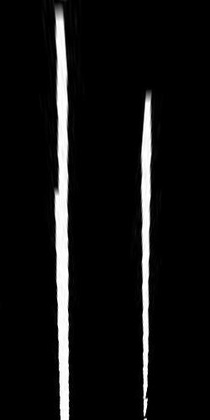
%> input picture Output/Binary BEV1.jpg, 210 x 420 px, shrunk from 250 x 500 before the run
$ octave last_step.m   (GNU Octave 9; MATLAB toolbox functions it lacks are replaced by stand-ins)
%> lines starting %> are read from the running program, lines starting %| are printed output that depends on the picture; in (x1, y1, x2, y2) boxes, pixels count from 0 and x2, y2 are one past the last pixel; in counts of white or black regions, pixels touching at a corner belong together; the program's own positions count from 1
clc;clear all; close all;


I=imread('Binary BEV1.jpg'); %Uýnt olarak kaydettýgý ýcýn býnary ye cevýrmem gerektý tekrardan
%> I is the input picture: size 420x210 uint8; min 0, max 255, mean 18.5
level=graythresh(I);
%> level = 0.467
BW = imbinarize(I,level);  %finding histogram
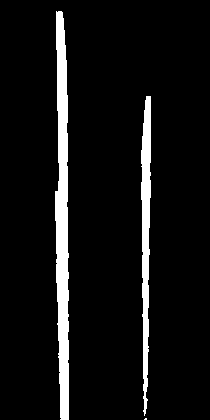
%> BW: size 420x210 logical; 7.2% white; 3 white regions (1 under 20 px), largest, box (x1, y1, x2, y2) and area: (55, 11, 69, 420) 4227, (141, 96, 151, 416) 2132
BW=double(BW);
figure;imshow(BW);title('BEV  Image');hold on ;
I2=imread('RGB BEV1.jpg');
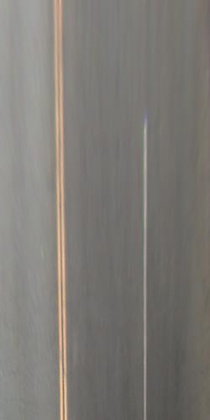
%> input picture Output/RGB BEV1.jpg, 210 x 420 px, shrunk from 250 x 500 before the run
%> I2 is the input picture: size 420x210x3 uint8; mean R, G, B 125.6, 122.5, 117.6

%> (the run ends here)
